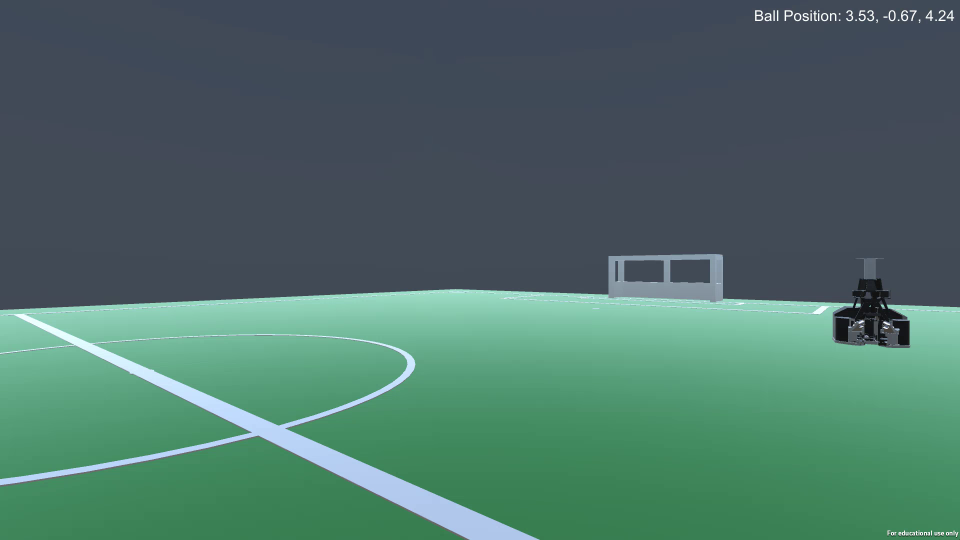
#> input picture frame 33 of sample_video.mp4, 1920 x 1080 px (shown at 1/2 size)
$ python main.py
#> lines starting #> are read from the running program, lines starting #| are printed output that depends on the picture
import cv2
import pytesseract
cam=cv2.VideoCapture("sample_video.mp4")
pytesseract.pytesseract.tesseract_cmd = r'C:\Program Files\Tesseract-OCR\tesseract.exe'
fps=cam.get(cv2.CAP_PROP_FPS)
print(fps)
n=0
i=0
second=1
with open("coordinate.txt", "w") as file:
    while True:
        ret,frame=cam.read()
#> frame is the input picture: shape (1080, 1920, 3); mean B, G, R 104, 112, 77.1
        if n%(second*fps)==0:
            cropped_frame = frame[:50, -250:]
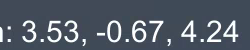
#> cropped_frame: shape (50, 250, 3); mean B, G, R 103, 91.1, 82.1
            cv2.imwrite("{}.jpg".format(i),frame)
            cv2.imwrite("cropped_{}.jpg".format(i), cropped_frame) #no need to save this image, just to show I have saved it
#> (the run stopped early here; a loop or call above may not have finished)

$ run again, starting later in the video
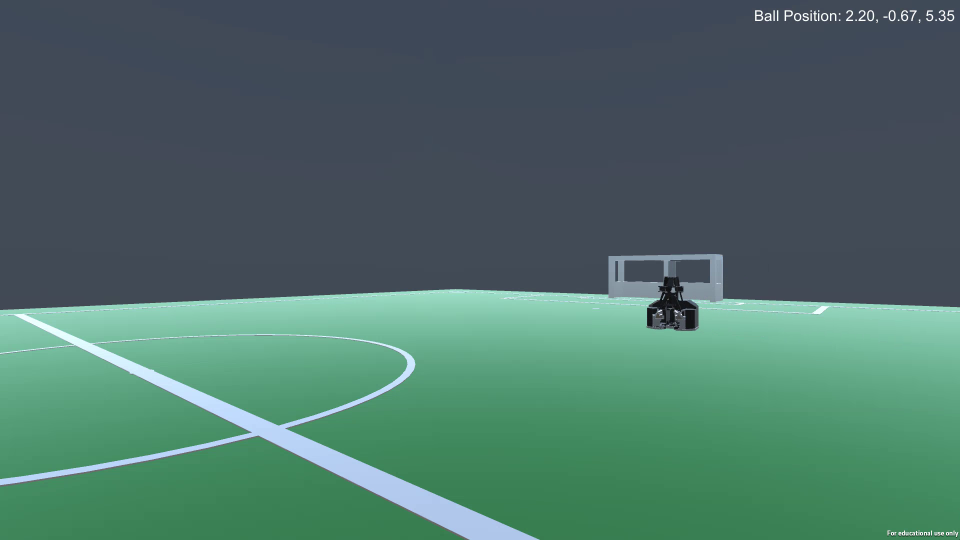
#> input picture frame 149 of sample_video.mp4, 1920 x 1080 px (shown at 1/2 size)
#> frame is the input picture: shape (1080, 1920, 3); mean B, G, R 104.3, 112.3, 77.3
#> `cropped_frame = frame[:50, -250:]`:
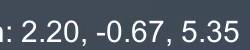
#> cropped_frame: shape (50, 250, 3); mean B, G, R 103.5, 91.5, 82.7

$ run again, starting later in the video
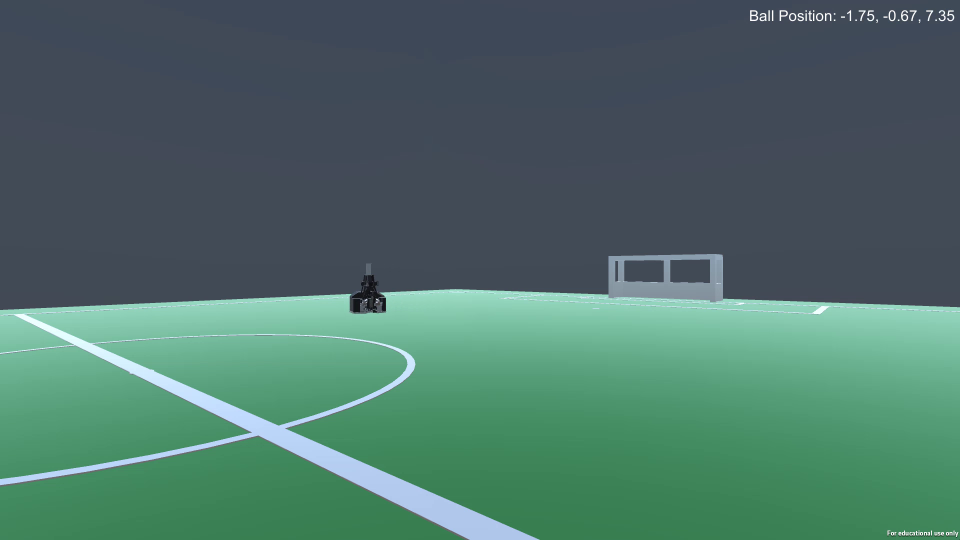
#> input picture frame 266 of sample_video.mp4, 1920 x 1080 px (shown at 1/2 size)
#> frame is the input picture: shape (1080, 1920, 3); mean B, G, R 104.6, 112.6, 77.5
#> `cropped_frame = frame[:50, -250:]`:
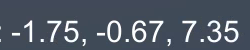
#> cropped_frame: shape (50, 250, 3); mean B, G, R 101.9, 89.3, 80.3
